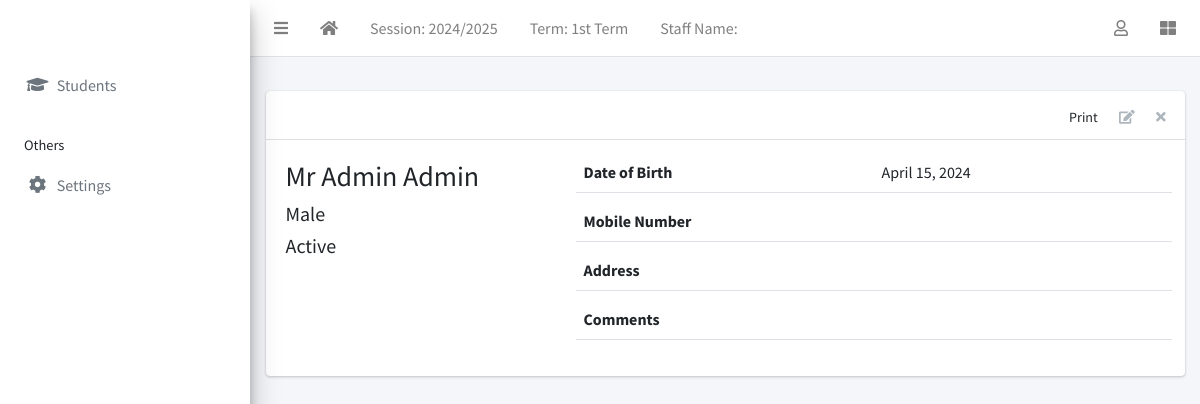
Screenshot of /staff/1/ with the database file from the repository.
### apps/corecode/models.py (models this page shows, shortened)
class AcademicSession(models.Model):
    name = models.CharField(max_length=200, unique=True)
    current = models.BooleanField(default=True)
    class Meta:
        ordering = ["-name"]

class AcademicTerm(models.Model):
    name = models.CharField(max_length=20, unique=True)
    current = models.BooleanField(default=True)
    class Meta:
        ordering = ["name"]

class Staff(models.Model):
    STATUS = [("active", "Active"), ("inactive", "Inactive")]
    GENDER = [("male", "Male"), ("female", "Female")]
    STAFF_TYPE = [("admin", "Admin"), ("teacher", "Teacher"), ("finance", "Finance")]
    user = models.ForeignKey(User, on_delete=models.CASCADE,null=True,blank=True)
    subject = models.ForeignKey(Subject, on_delete=models.CASCADE,null=True,blank=True)
    staff_type = models.CharField(max_length=10, choices=STAFF_TYPE, default="admin")
    current_status = models.CharField(max_length=10, choices=STATUS, default="active")
    surname = models.CharField(max_length=200)
    firstname = models.CharField(max_length=200)
    other_name = models.CharField(max_length=200, blank=True)
    gender = models.CharField(max_length=10, choices=GENDER, default="male")
    date_of_birth = models.DateField(default=timezone.now)
    date_of_admission = models.DateField(default=timezone.now)
    mobile_num_regex = RegexValidator(
        regex="^[0-9]{10,15}$", message="Entered mobile number isn't in a right format!"
    )
    mobile_number = models.CharField(
        validators=[mobile_num_regex], max_length=13, blank=True
    )
    address = models.TextField(blank=True)
    others = models.TextField(blank=True)
    def __str__(self):
        return f"{self.surname} {self.firstname} {self.other_name}"

### apps/staffs/views.py (the view)
# urls.py: path("<int:pk>/", StaffDetailView.as_view(), name="staff-detail"),
class StaffDetailView(DetailView):
    model = Staff
    template_name = "staffs/staff_detail.html"

### apps/corecode/context_processors.py (called while the page is built, shortened)
def site_defaults(request):
    current_session = AcademicSession.objects.get(current=True)
    current_term = AcademicTerm.objects.get(current=True)
    vals = SiteConfig.objects.all()
    contexts = {
        "current_session": current_session.name,
        "current_term": current_term.name,
    }
    for val in vals:
        contexts[val.key] = val.value
    return contexts

### apps/staffs/templates/staffs/staff_detail.html (shortened to what this page needs)
{% extends 'base.html' %}
{% block content-header %}
<div class="card-header">
  <div class="card-tools">
    <a onclick="print()" class="btn btn-tool">Print</a>
    <a href="{% url 'staff-update' object.id %}" class="btn btn-tool">
      <i class="fas fa-edit"></i>
    </a>
    <a href="{% url 'staff-delete' object.id %}" class="btn btn-tool">
      <i class="fas fa-times"></i>
    </a>
  </div>
</div>
{% endblock content-header %}
{% block content %}
    <div class="row">
      <div class="col-sm-4">
        <div>
          <h3>{{ object }} </h3>
          <h5>{{ object.get_gender_display }} </h5>
          <h5>{{ object.get_current_status_display }} </h5>
        </div>
      </div>
      <div class="col-sm-8">
        <div>
          <div class="form-group border-bottom row">
            <label class="col">
              Date of Birth
            </label>
            <div class="col">
              {{ object.date_of_birth }}
            </div>
          </div>
          <div class="form-group border-bottom row">
            <label class="col">
               Mobile Number
            </label>
            <div class="col">
            </div>
          </div>
          <div class="form-group border-bottom row">
            <label class="col">
              Address
            </label>
            <div class="col">
            </div>
          </div>
          <div class="form-group border-bottom row">
            <label class="col">
              Comments
            </label>
            <div class="col">
            </div>
          </div>
        </div>
      </div>
    </div>
{% endblock content %}

### templates/base.html (shortened to what this page needs)
{% load static %}
<!DOCTYPE html>
<html lang="en">
<head>
  <link rel="stylesheet" href="{% static 'plugins/fontawesome-free/css/all.min.css' %}">
  <link rel="stylesheet" href="{% static 'plugins/toastr/toastr.min.css' %}">
  <link rel="stylesheet"
    href="{% static 'plugins/overlayScrollbars/css/OverlayScrollbars.min.css' %}">
  <link rel="stylesheet" href="{% static 'plugins/Datatables/datatables.min.css' %}" />
  <link rel="stylesheet" href="{% static 'dist/css/adminlte.min.css' %}">
</head>
<body
  class="hold-transition sidebar-mini layout-fixed layout-navbar-fixed layout-footer-fixed">
  <div class="wrapper">
    <nav class="main-header navbar navbar-expand navbar-white navbar-light">
      <ul class="navbar-nav">
        <li class="nav-item">
          <a class="nav-link" data-widget="pushmenu" href="#" role="button"><i
              class="fas fa-bars"></i></a>
        </li>
        <li class="nav-item d-none d-sm-inline-block">
          <a href="{% url 'home' %} " class="nav-link"><i class="fa fa-home"></i></a>
        </li>
        <li class="nav-item d-none d-sm-inline-block">
          <a href="{% url 'current-session' %}" class="nav-link">Session: {{ current_session }}</a>
        </li>
        <li class="nav-item d-none d-sm-inline-block">
          <a href="{% url 'current-session' %}" class="nav-link">Term: {{ current_term }}</a>
        </li>
        <li class="nav-item d-none d-sm-inline-block">
          <a href="{% url 'home' %} " class="nav-link">Staff Name: {{ staff_name }}</a>
        </li>
      </ul>
      <ul class="navbar-nav ml-auto">
        <li class="nav-item dropdown">
          <a class="nav-link" data-toggle="dropdown" href="#">
            <i class="far fa-user"></i>
          </a>
        </li>
        <li class="nav-item">
          <a class="nav-link" data-widget="control-sidebar" data-slide="true"
            href="#" role="button"><i class="fas fa-th-large"></i></a>
        </li>
      </ul>
    </nav>
    <aside class="main-sidebar   elevation-4">
      <a href="{% url 'home' %}" class="brand-link">{{ school_name | default:"MySchool" }}</a>
      <div class="sidebar">
        <nav class="mt-2">
          <ul class="nav nav-pills nav-sidebar flex-column"
            data-widget="treeview" role="menu" data-accordion="false">
            <li class="nav-item">
              <a href="{% url 'student-list' %}" class="nav-link">
                <i class="nav-icon fas fa-graduation-cap"></i>
                <p>
                  Students
                </p>
              </a>
            </li>
            <li class="nav-header">Others</li>
            <li class="nav-item">
              <a href="{% url 'configs' %}" class="nav-link">
                <i class="nav-icon fas fa-cog"></i>
                <p>
                  Settings
                </p>
              </a>
            </li>
          </ul>
        </nav>
      </div>
    </aside>
    <div class="content-wrapper">
      <section class="content-header">
      </section>
      <section class="content">
        <div class="container-fluid">
          <div class="row">
            <div class="col-md-12">
              {% block fullcard %}
              <div class="card">
                {% block content-header %}{% endblock content-header %}
                <div class="card-body">
                  <div class="row">
                    <div class="col">
                      {% block content %}
                      {% endblock content %}
                    </div>
                  </div>
                </div>
              </div>
              {% endblock fullcard %}
            </div>
          </div>
        </div>
      </section>
    </div>
  </div>
</body>
</html>

### rows the page displays
AcademicSession: name "2024/2025"
AcademicTerm: name "1st Term"
Staff: surname+firstname+other_name "Mr Admin Admin", gender "Male", current_status "Active", date_of_birth "April 15, 2024"
